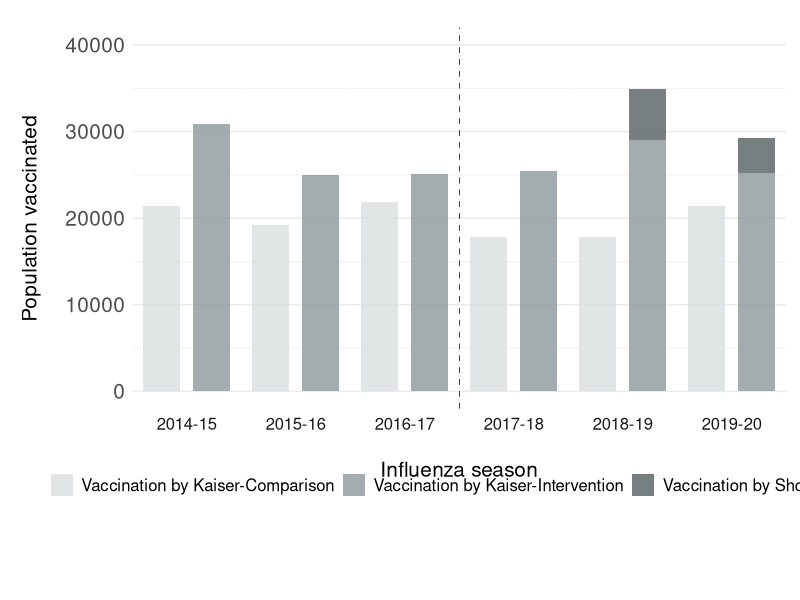
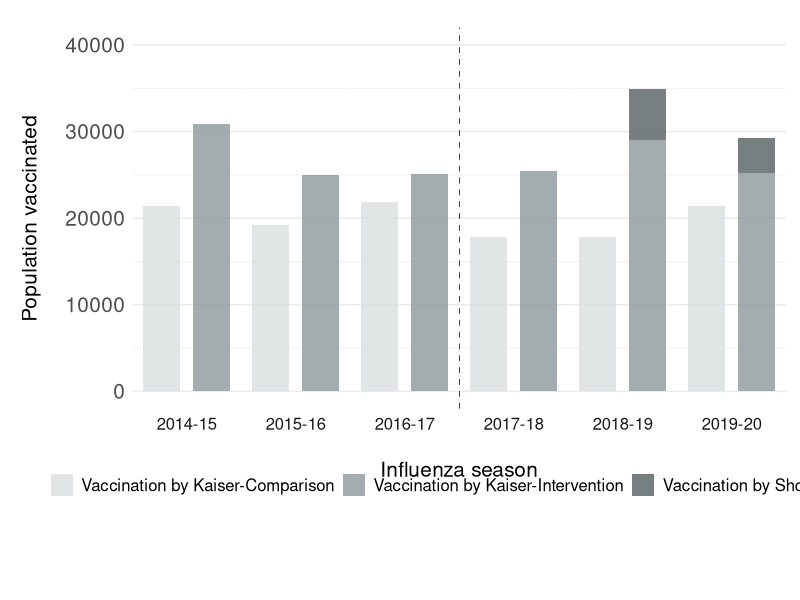

The R source for these figures, in order:
###################################
# Colford-Hubbard Research Group
# Technical interview
#
# Bar chart comparing vaccination counts
# in each year and site 
###################################

library(tidyverse)

# Kaiser vaccination data
kaiser_data = read.csv("kaiser_vacc.csv") %>% 
  filter(year != "2014-2015") %>% 
  mutate(site = if_else(site == "comparison", "Comparison", "Intervention"))

# Shoo the Flu vaccination data
stf_data = read.csv("stf_vacc.csv") %>% 
  mutate(year = paste0(substr(flu_season, 1, 5), substr(flu_season, 8,9)),
         site = "Intervention",
         program = "Shoo the Flu",
         agecat = "5-12",
         n = as.numeric(str_replace(n, ",", ""))) %>% 
  select(-flu_season)

# Join data and create pretty labels
data = full_join(kaiser_data, stf_data) 

data = data %>% 
  mutate(program = factor(program, levels=c("Shoo the Flu", "Kaiser")),
         color = paste0("Vaccination by ", program, "-", site)) %>% 
  mutate(color = as.character(color)) %>% 
  mutate(color = if_else(color == "Vaccination by Shoo the Flu-Intervention",
                        "Vaccination by Shoo the Flu",
                        color)) %>%
  mutate(color = factor(color, levels=c("Vaccination by Shoo the Flu", 
                                        "Vaccination by Kaiser-Intervention", 
                                        "Vaccination by Kaiser-Comparison",
                                        "Vaccination by Shoo the Flu-Comparison"))) 

##################################
# Bar plot 
##################################

plot_vacc_count = function(data, ylab_text) {
  
  p = ggplot(data, aes(x=year, y=n)) + 
    
    geom_bar(aes(site, fill=color),
             position="stack",
             stat="identity",
             width = 0.75,
             alpha = 0.8) + 
    
    facet_wrap(~year, nrow=1, strip.position = "bottom") + 
    
    # colors correspond in order of levels defined for 'color' column in data
    scale_fill_manual(values=c("#555f61", "#8c979a", "#dadedf")) +
    
    theme_minimal() + 
    
    xlab("Influenza season") +
    ylab(ylab_text) +
    
    geom_vline(xintercept=.4,
               lty="dashed",
               color = c("#00000000", "#00000000", "#00000000", "black", "#00000000", "#00000000")) +
    
    scale_x_discrete(breaks = NULL) +
    scale_y_continuous(breaks = seq(0, 40000, 10000)) +
    
    expand_limits(y = c(0, 40000)) +
     
    theme(axis.text.x = element_blank(),
          legend.title = element_blank(),
          legend.text = element_text(size=12),
          legend.position = c(0.5, -0.20),
          panel.spacing = unit(0, "lines"),
          axis.text.y = element_text(size = 15),  
          axis.title.x = element_text(size = 15, vjust=-3),
          axis.title.y = element_text(size = 15, vjust=5),
          strip.text.x = element_text(size = 12),
          plot.margin = margin(20, 10, 100, 30)) +
    
    guides(fill=guide_legend(nrow=1, byrow=TRUE, reverse=TRUE))
  
  return(p)
}

fig_vacc_count = plot_vacc_count(data, ylab_text = "Population vaccinated")
fig_vacc_count

ggsave("fig_vaccination_by_year.png", fig_vacc_count, width = 12, height = 8)
